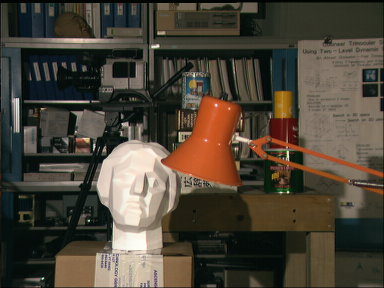
//> input picture Disparity_Map/scene_r.png, 384 x 288 px
$ ./Disparty_Map   (built with g++ and OpenCV 4)
//> lines starting //> are read from the running program, lines starting //| are printed output that depends on the picture
// Disparty_Map.cpp : Defines the entry point for the console application.
//
// Working on disparty map
//
#include "stdafx.h"
#include <iostream>
#include "opencv2/highgui/highgui.hpp"
#include "opencv2/imgproc/imgproc.hpp"// cvtColor is included
#include <opencv2/calib3d/calib3d.hpp>
#include "opencv2/stereo/stereo.hpp"
#include <opencv2/core/cuda.hpp>


using namespace std;
using namespace cv;

int main()
{
	// creating image container
	Mat right, right_g, left, left_g;
	Mat disp, disp8;

	// read the left and right images
	right = imread("E:\\visual stduio codes\\image processing codes\\disparity_images\\scene_r.png",1);
//> right is the input picture: 288 rows x 384 cols, CV_8UC3; mean B, G, R 55.6, 68.2, 75.9
	left = imread("E:\\visual stduio codes\\image processing codes\\disparity_images\\scene_l.png", 1);
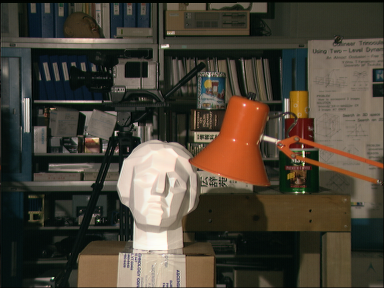
//> input picture Disparity_Map/scene_l.png, 384 x 288 px
//> left is the input picture: 288 rows x 384 cols, CV_8UC3; mean B, G, R 55.3, 67.6, 74.7

	// convert the colored image to grayscale
	cvtColor(right, right_g, CV_RGB2GRAY);
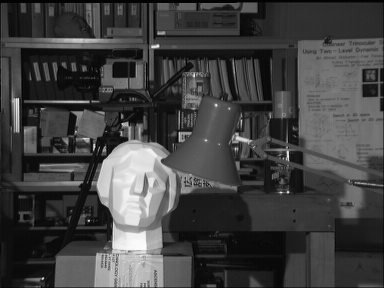
//> right_g: 288 rows x 384 cols, CV_8UC1; min 0, max 252, mean 65.3
	cvtColor(left, left_g, CV_RGB2GRAY);
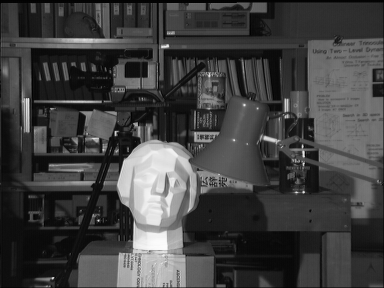
//> left_g: 288 rows x 384 cols, CV_8UC1; min 0, max 252, mean 64.7

	// create StereoBM object
	Ptr< StereoBM > sbm = StereoBM::create(32,21);

	// compute the disparity
	sbm->compute(left_g, right_g, disp);
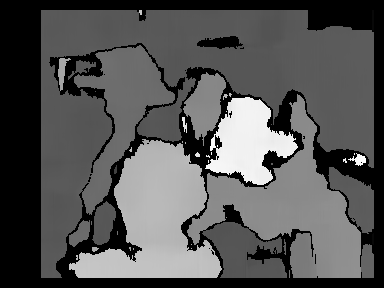
//> disp: 288 rows x 384 cols, CV_16SC1; min -16, max 476, mean 147.9; drawn with min black and max white

	// normalized the disp matrix for showing
	normalize(disp, disp8, 0, 255, CV_MINMAX, CV_8U);

	imshow("right image", right_g);
	imshow("left image", left_g);
	imshow("disparity image", disp8);
	waitKey(0);
    return 0;
}
